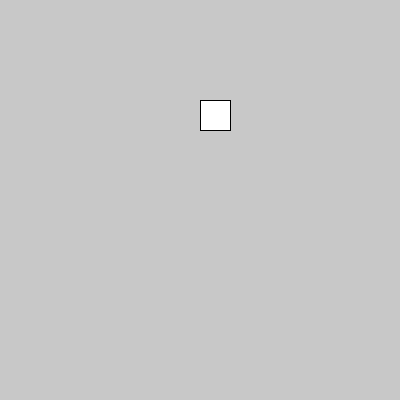
Frame 1 (no input)
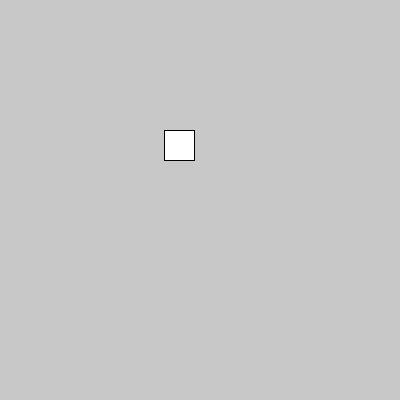
Frame 60 (the mouse pressed at the canvas centre just before this capture)
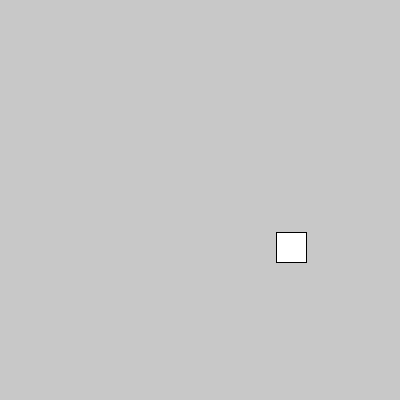
Frame 120 (the mouse held since frame 60 and released just before this capture)

The Processing sketch that drew these frames (run headless with seeded random() and noise(); from frame 60 on, the mouse is pressed at the canvas centre):

// Processing sketch: en2
// ── en2.pde
float vx; //右向きを正とした速度
float vy; //下向きを正とした速度
float ox; //物体の左上端の座標 x
float oy; //物体の左上端の座標 y
void setup() {
size(400, 400);
vx = 4.0;
vy = 0.0;
ox = 200.0;
oy = 100.0;
frameRate(10);
}
void draw() {
background(200, 200, 200);
rect(ox, oy, 30, 30);
ox = ox + vx;
if (oy > 300.0 - 30.0) {
vy = -vy;
} else {
vy = vy + 200.0 * 0.1;
}
oy = oy + vy * 0.1;

if(ox<=100 || ox>=300){
vx=-vx;
}


}
